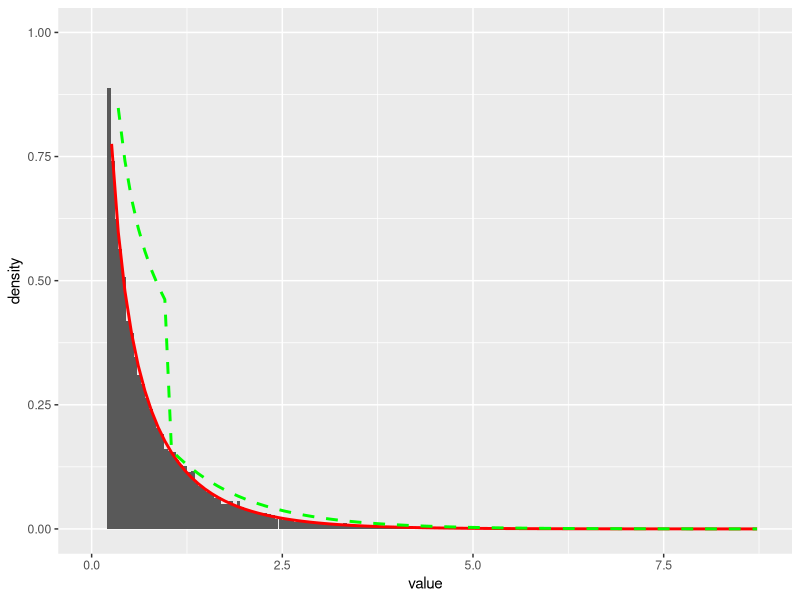

This figure's R source:
## ---- chunk 1
library(tidyverse)
library(magrittr)

dg <- function(x, rate = 1) {
  normalizing_constant <- rate * exp(1) / (rate + exp(1))
  d <- rep(0, length(x))
  left_indices <- 0 < x & x < 1
  right_indices <- 1 <= x
  d[left_indices] <- normalizing_constant * (x[left_indices] ** (rate - 1))
  d[right_indices] <- normalizing_constant * exp(-x[right_indices])
  return(d)
}

rg <- function(n, rate = 1) {
  u <- runif(n = n)
  boundary <- exp(1) / (rate + exp(1))
  left <- u < boundary
  right <- !left
  u[left] <- (u[left] / boundary) ** (1 / rate)
  u[right] <- -log((1 - u[right]) / (boundary * rate))
  return(enframe(u))
}

n <- 100000
rate <- 0.4

rf <- function(n, rate){
  dg_fixed <- partial(dg, rate=rate)
  df <- as_mapper(~1/gamma(rate)*.x^(rate - 1)*exp(-.x))
  
  c <- (rate + exp(1))/(rate*exp(1))/gamma(rate)
  alpha_mapper <- as_mapper(~1/c*df(.x)/dg_fixed(.x))
  
  xs <- rg(n, rate=rate) %>% use_series(value)
  alpha <- xs %>% map_dbl(alpha_mapper)
  
  accepted_xs <- xs %>% keep(runif(n) < alpha) %>% enframe
}

random_f <- rf(n, rate)

df <- as_mapper(~1/gamma(rate)*.x^(rate - 1)*exp(-.x))
dg_fixed <- partial(dg, rate=rate)
c <- (rate + exp(1))/(rate*exp(1))/gamma(rate)
dg_scaled <- as_mapper(~dg_fixed(.x)*c)

ggplot(random_f) +
  geom_histogram(aes(x=value, y=..density..), binwidth=0.05, boundary=0) + 
  stat_function(fun=df, color='red', size=1) + 
  stat_function(fun=dg_scaled, color='green', size=1, linetype="dashed") + 
  ylim(0, 1) +
  xlim(0, NA)

print(paste("Acceptance probability:", 1/c))

